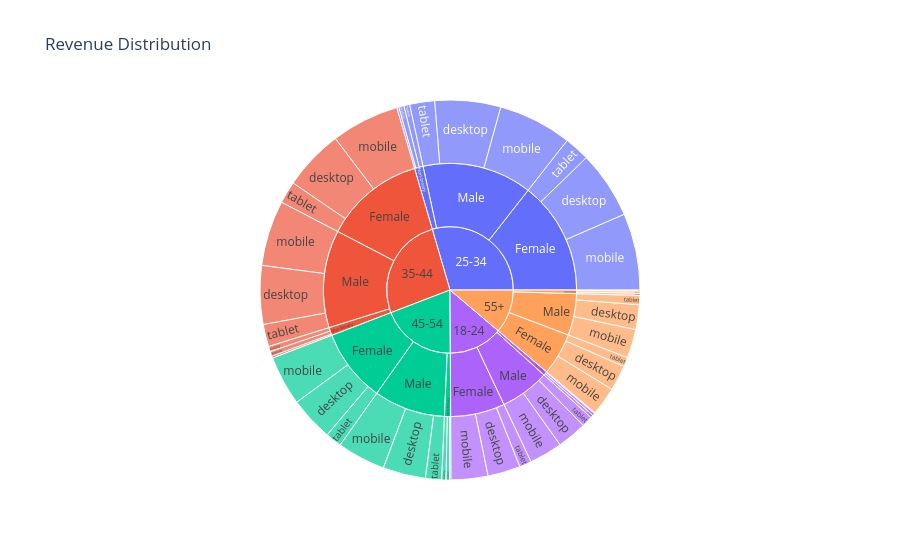

The notebook cell this image was saved under:
### Markdown cell above
## 4. Demographic Sunburst

### Code cell
sun_df = df.dropna(subset=['age_group', 'gender', 'device_type'])
fig = px.sunburst(sun_df, path=['age_group', 'gender', 'device_type'], 
                  values='total_revenue', title='Revenue Distribution')
fig.write_image(PLOT_DIR / "03_demographic_sunburst.png")
fig.show()

### Figure 1 — Plotly figure (JSON) as saved in the notebook; plotly's stock layout.template omitted (floating-point values rounded to 4 significant figures)
{"data": [{"branchvalues": "total", "domain": {"x": [0, 1], "y": [0, 1]}, "hovertemplate": "labels=%{label}<br>total_revenue=%{value}<br>parent=%{parent}<br>id=%{id}<extra></extra>", "ids": ["35-44/Female/desktop", "18-24/Female/mobile", "45-54/Male/desktop", "18-24/Male/mobile", "45-54/Female/tablet", "35-44/Female/mobile", "18-24/Female/tablet", "45-54/Female/desktop", "45-54/Male/tablet", "25-34/Male/mobile", "35-44/Male/tablet", "45-54/Male/mobile", "18-24/Female/desktop", "55+/Female/desktop", "25-34/Female/tablet", "25-34/Female/mobile", "55+/Male/mobile", "25-34/Female/desktop", "35-44/Male/desktop", "18-24/Male/desktop", "25-34/Male/desktop", "55+/Female/tablet", "25-34/Male/tablet", "35-44/Male/mobile", "45-54/Female/mobile", "45-54/Non-binary/desktop", "25-34/Non-binary/mobile", "18-24/Non-binary/mobile", "35-44/Female/tablet", "55+/Female/mobile", "55+/Male/desktop", "45-54/Non-binary/mobile", "55+/Male/tablet", "55+/Non-binary/desktop", "18-24/Male/tablet", "35-44/Non-binary/mobile", "55+/Non-binary/mobile", "25-34/Non-binary/desktop", "25-34/Non-binary/tablet", "45-54/Non-binary/tablet", "35-44/Non-binary/desktop", "18-24/Non-binary/desktop", "35-44/Non-binary/tablet", "55+/Non-binary/tablet", "18-24/Non-binary/tablet", "35-44/Female", "18-24/Female", "45-54/Male", "18-24/Male", "45-54/Female", "25-34/Male", "35-44/Male", "55+/Female", "25-34/Female", "55+/Male", "45-54/Non-binary", "25-34/Non-binary", "18-24/Non-binary", "55+/Non-binary", "35-44/Non-binary", "35-44", "18-24", "45-54", "25-34", "55+"], "labels": ["desktop", "mobile", "desktop", "mobile", "tablet", "mobile", "tablet", "desktop", "tablet", "mobile", "tablet", "mobile", "desktop", "desktop", "tablet", "mobile", "mobile", "desktop", "desktop", "desktop", "desktop", "tablet", "tablet", "mobile", "mobile", "desktop", "mobile", "mobile", "tablet", "mobile", "desktop", "mobile", "tablet", "desktop", "tablet", "mobile", "mobile", "desktop", "tablet", "tablet", "desktop", "desktop", "tablet", "tablet", "tablet", "Female", "Female", "Male", "Male", "Female", "Male", "Male", "Female", "Female", "Male", "Non-binary", "Non-binary", "Non-binary", "Non-binary", "Non-binary", "35-44", "18-24", "45-54", "25-34", "55+"], "name": "", "parents": ["35-44/Female", "18-24/Female", "45-54/Male", "18-24/Male", "45-54/Female", "35-44/Female", "18-24/Female", "45-54/Female", "45-54/Male", "25-34/Male", "35-44/Male", "45-54/Male", "18-24/Female", "55+/Female", "25-34/Female", "25-34/Female", "55+/Male", "25-34/Female", "35-44/Male", "18-24/Male", "25-34/Male", "55+/Female", "25-34/Male", "35-44/Male", "45-54/Female", "45-54/Non-binary", "25-34/Non-binary", "18-24/Non-binary", "35-44/Female", "55+/Female", "55+/Male", "45-54/Non-binary", "55+/Male", "55+/Non-binary", "18-24/Male", "35-44/Non-binary", "55+/Non-binary", "25-34/Non-binary", "25-34/Non-binary", "45-54/Non-binary", "35-44/Non-binary", "18-24/Non-binary", "35-44/Non-binary", "55+/Non-binary", "18-24/Non-binary", "35-44", "18-24", "45-54", "18-24", "45-54", "25-34", "35-44", "55+", "25-34", "55+", "45-54", "25-34", "18-24", "55+", "35-44", "", "", "", "", ""], "type": "sunburst", "values": [848400000.0, 514900000.0, 596200000.0, 463500000.0, 227000000.0, 951600000.0, 168900000.0, 615600000.0, 225500000.0, 1030000000.0, 311500000.0, 675700000.0, 455200000.0, 355400000.0, 355300000.0, 1073000000.0, 399800000.0, 942000000.0, 818700000.0, 415900000.0, 919900000.0, 134000000.0, 349100000.0, 915300000.0, 694800000.0, 49780000.0, 81560000.0, 38290000.0, 309400000.0, 398400000.0, 346100000.0, 59460000.0, 128300000.0, 29980000.0, 153200000.0, 74360000.0, 32460000.0, 71220000.0, 28450000.0, 19530000.0, 66580000.0, 33900000.0, 27260000.0, 13090000.0, 11910000.0, 2109000000.0, 1139000000.0, 1497000000.0, 1033000000.0, 1537000000.0, 2299000000.0, 2046000000.0, 887800000.0, 2370000000.0, 874200000.0, 128800000.0, 181200000.0, 84100000.0, 75520000.0, 168200000.0, 4323000000.0, 2256000000.0, 3164000000.0, 4850000000.0, 1838000000.0]}], "layout": {"legend": {"tracegroupgap": 0}, "title": {"text": "Revenue Distribution"}}}
